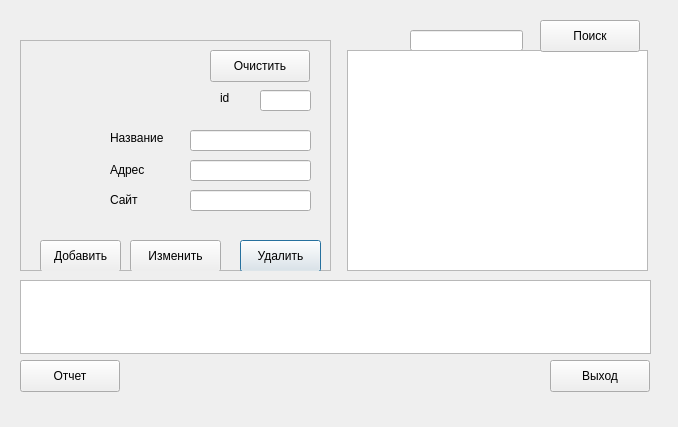
<?xml version="1.0" encoding="UTF-8"?>
<ui version="4.0">
 <class>onb1</class>
 <widget class="QDialog" name="onb1">
  <property name="geometry">
   <rect>
    <x>0</x>
    <y>0</y>
    <width>678</width>
    <height>427</height>
   </rect>
  </property>
  <property name="windowTitle">
   <string>Dialog</string>
  </property>
  <widget class="QLineEdit" name="leSearch">
   <property name="geometry">
    <rect>
     <x>410</x>
     <y>30</y>
     <width>113</width>
     <height>21</height>
    </rect>
   </property>
  </widget>
  <widget class="QTableWidget" name="tw">
   <property name="geometry">
    <rect>
     <x>347</x>
     <y>50</y>
     <width>301</width>
     <height>221</height>
    </rect>
   </property>
  </widget>
  <widget class="QFrame" name="frame">
   <property name="geometry">
    <rect>
     <x>20</x>
     <y>40</y>
     <width>311</width>
     <height>231</height>
    </rect>
   </property>
   <property name="frameShape">
    <enum>QFrame::StyledPanel</enum>
   </property>
   <property name="frameShadow">
    <enum>QFrame::Plain</enum>
   </property>
   <widget class="QLineEdit" name="le2">
    <property name="geometry">
     <rect>
      <x>170</x>
      <y>90</y>
      <width>121</width>
      <height>21</height>
     </rect>
    </property>
   </widget>
   <widget class="QPushButton" name="btn3">
    <property name="geometry">
     <rect>
      <x>220</x>
      <y>200</y>
      <width>81</width>
      <height>32</height>
     </rect>
    </property>
    <property name="text">
     <string>Удалить</string>
    </property>
   </widget>
   <widget class="QPushButton" name="btn2">
    <property name="geometry">
     <rect>
      <x>110</x>
      <y>200</y>
      <width>91</width>
      <height>32</height>
     </rect>
    </property>
    <property name="text">
     <string>Изменить</string>
    </property>
   </widget>
   <widget class="QPushButton" name="btn1">
    <property name="geometry">
     <rect>
      <x>20</x>
      <y>200</y>
      <width>81</width>
      <height>32</height>
     </rect>
    </property>
    <property name="text">
     <string>Добавить</string>
    </property>
   </widget>
   <widget class="QPushButton" name="btn4">
    <property name="geometry">
     <rect>
      <x>190</x>
      <y>10</y>
      <width>100</width>
      <height>32</height>
     </rect>
    </property>
    <property name="text">
     <string>Очистить</string>
    </property>
   </widget>
   <widget class="QLabel" name="lbId_2">
    <property name="geometry">
     <rect>
      <x>200</x>
      <y>50</y>
      <width>11</width>
      <height>16</height>
     </rect>
    </property>
    <property name="text">
     <string>id</string>
    </property>
   </widget>
   <widget class="QLineEdit" name="le1">
    <property name="geometry">
     <rect>
      <x>240</x>
      <y>50</y>
      <width>51</width>
      <height>21</height>
     </rect>
    </property>
   </widget>
   <widget class="QLabel" name="label">
    <property name="geometry">
     <rect>
      <x>90</x>
      <y>90</y>
      <width>91</width>
      <height>16</height>
     </rect>
    </property>
    <property name="text">
     <string>Название</string>
    </property>
   </widget>
   <widget class="QLineEdit" name="le3">
    <property name="geometry">
     <rect>
      <x>170</x>
      <y>120</y>
      <width>121</width>
      <height>21</height>
     </rect>
    </property>
   </widget>
   <widget class="QLineEdit" name="le4">
    <property name="geometry">
     <rect>
      <x>170</x>
      <y>150</y>
      <width>121</width>
      <height>21</height>
     </rect>
    </property>
   </widget>
   <widget class="QLabel" name="label_2">
    <property name="geometry">
     <rect>
      <x>90</x>
      <y>120</y>
      <width>63</width>
      <height>20</height>
     </rect>
    </property>
    <property name="text">
     <string>Адрес</string>
    </property>
   </widget>
   <widget class="QLabel" name="label_3">
    <property name="geometry">
     <rect>
      <x>90</x>
      <y>150</y>
      <width>63</width>
      <height>20</height>
     </rect>
    </property>
    <property name="text">
     <string>Сайт</string>
    </property>
   </widget>
  </widget>
  <widget class="QTextEdit" name="teResult">
   <property name="geometry">
    <rect>
     <x>20</x>
     <y>280</y>
     <width>631</width>
     <height>74</height>
    </rect>
   </property>
   <property name="readOnly">
    <bool>true</bool>
   </property>
  </widget>
  <widget class="QPushButton" name="btnSearch">
   <property name="geometry">
    <rect>
     <x>540</x>
     <y>20</y>
     <width>100</width>
     <height>32</height>
    </rect>
   </property>
   <property name="text">
    <string>Поиск</string>
   </property>
  </widget>
  <widget class="QPushButton" name="btnExit">
   <property name="geometry">
    <rect>
     <x>550</x>
     <y>360</y>
     <width>100</width>
     <height>32</height>
    </rect>
   </property>
   <property name="text">
    <string>Выход</string>
   </property>
  </widget>
  <widget class="QPushButton" name="btnReport">
   <property name="geometry">
    <rect>
     <x>20</x>
     <y>360</y>
     <width>100</width>
     <height>32</height>
    </rect>
   </property>
   <property name="text">
    <string>Отчет</string>
   </property>
  </widget>
 </widget>
 <resources/>
 <connections/>
</ui>
